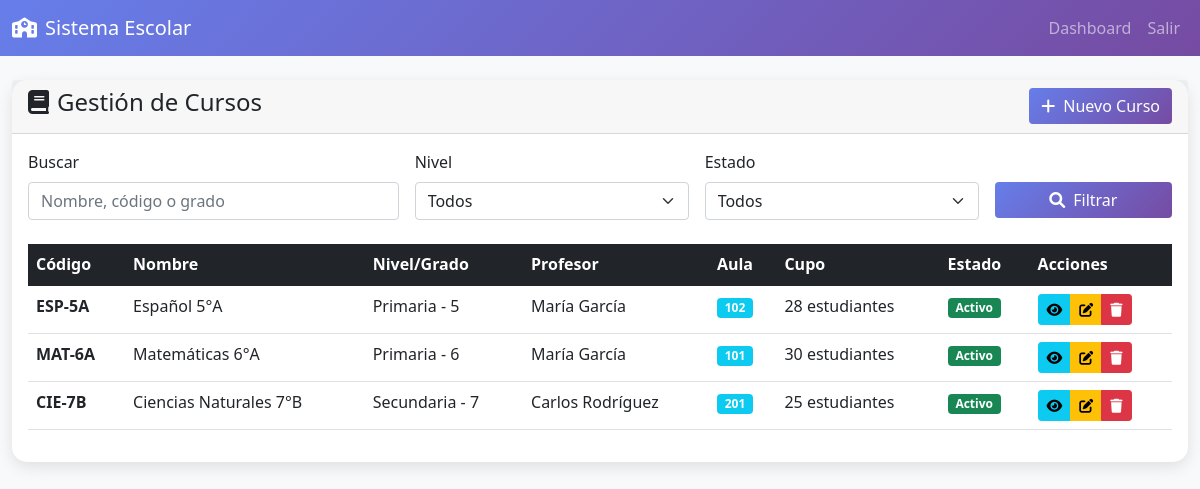
Page /cursos/index.php (signed in) on the committed database.
### tables this page shows
CREATE TABLE IF NOT EXISTS cursos (
    id_curso INT AUTO_INCREMENT PRIMARY KEY,
    codigo VARCHAR(20) UNIQUE NOT NULL,
    nombre VARCHAR(200) NOT NULL,
    descripcion TEXT,
    nivel ENUM('Preescolar', 'Primaria', 'Secundaria', 'Media') NOT NULL,
    grado VARCHAR(10) NOT NULL,
    seccion VARCHAR(10),
    horas_semanales INT DEFAULT 1,
    modalidad ENUM('Presencial', 'Virtual', 'Híbrida') DEFAULT 'Presencial',
    profesor_id VARCHAR(20),
    aula_id INT,
    estado ENUM('Activo', 'Inactivo', 'Finalizado') DEFAULT 'Activo',
    cupo_maximo INT DEFAULT 30,
    horario TEXT,
    fecha_inicio DATE,
    fecha_fin DATE,
    created_at TIMESTAMP DEFAULT CURRENT_TIMESTAMP,
    updated_at TIMESTAMP DEFAULT CURRENT_TIMESTAMP ON UPDATE CURRENT_TIMESTAMP,
    FOREIGN KEY (profesor_id) REFERENCES personal(cedula) ON DELETE SET NULL,
    FOREIGN KEY (aula_id) REFERENCES aulas(id_aula) ON DELETE SET NULL
);

CREATE TABLE IF NOT EXISTS personal (
    cedula VARCHAR(20) PRIMARY KEY,
    nombre VARCHAR(100) NOT NULL,
    apellido1 VARCHAR(100) NOT NULL,
    apellido2 VARCHAR(100),
    fecha_nacimiento DATE NOT NULL,
    genero ENUM('Masculino', 'Femenino', 'Otro') NOT NULL,
    direccion TEXT,
    telefono VARCHAR(20),
    email VARCHAR(100),
    cargo VARCHAR(100) NOT NULL,
    departamento VARCHAR(100),
    fecha_ingreso DATE DEFAULT (CURRENT_DATE),
    salario DECIMAL(10,2),
    estado ENUM('Activo', 'Inactivo', 'Licencia', 'Retirado') DEFAULT 'Activo',
    titulo_profesional VARCHAR(200),
    experiencia_anos INT DEFAULT 0,
    observaciones TEXT,
    created_at TIMESTAMP DEFAULT CURRENT_TIMESTAMP,
    updated_at TIMESTAMP DEFAULT CURRENT_TIMESTAMP ON UPDATE CURRENT_TIMESTAMP
);

CREATE TABLE IF NOT EXISTS aulas (
    id_aula INT AUTO_INCREMENT PRIMARY KEY,
    numero VARCHAR(10) UNIQUE NOT NULL,
    nombre VARCHAR(100),
    edificio VARCHAR(50),
    piso INT,
    capacidad_estudiantes INT NOT NULL,
    tipo_aula ENUM('Aula Regular', 'Laboratorio', 'Taller', 'Auditorio', 'Biblioteca', 'Gimnasio') DEFAULT 'Aula Regular',
    equipamiento TEXT,
    estado ENUM('Disponible', 'Ocupada', 'Mantenimiento', 'Fuera de Servicio') DEFAULT 'Disponible',
    observaciones TEXT,
    created_at TIMESTAMP DEFAULT CURRENT_TIMESTAMP,
    updated_at TIMESTAMP DEFAULT CURRENT_TIMESTAMP ON UPDATE CURRENT_TIMESTAMP
);

### cursos/index.php (the view, shortened to what this page needs)
<?php
$database = new Database();
$conn = $database->getConnection();
$search = $_GET['search'] ?? '';
$query = "SELECT c.*, p.nombre as profesor_nombre, p.apellido1 as profesor_apellido1, a.numero as aula_numero
          FROM cursos c
          LEFT JOIN personal p ON c.profesor_id = p.cedula
          LEFT JOIN aulas a ON c.aula_id = a.id_aula
          WHERE 1=1";
$query .= " ORDER BY c.nivel, c.grado, c.nombre";
$stmt = $conn->prepare($query);
$stmt->execute();
$cursos = $stmt->fetchAll();
?>
<!DOCTYPE html>
<html lang="es">
<head>
    <link href="https://cdn.jsdelivr.net/npm/bootstrap@5.1.3/dist/css/bootstrap.min.css" rel="stylesheet">
    <link href="https://cdnjs.cloudflare.com/ajax/libs/font-awesome/6.0.0/css/all.min.css" rel="stylesheet">
</head>
<body>
    <nav class="navbar navbar-expand-lg navbar-dark">
        <div class="container-fluid">
            <a class="navbar-brand" href="../dashboard.php">
                <i class="fas fa-school me-2"></i>Sistema Escolar
            </a>
            <div class="navbar-nav ms-auto">
                <a class="nav-link" href="../dashboard.php">Dashboard</a>
                <a class="nav-link" href="../logout.php">Salir</a>
            </div>
        </div>
    </nav>
    <div class="container-fluid mt-4">
        <div class="row">
            <div class="col-12">
                <div class="card">
                    <div class="card-header d-flex justify-content-between align-items-center">
                        <h4><i class="fas fa-book me-2"></i>Gestión de Cursos</h4>
                        <a href="nuevo.php" class="btn btn-primary">
                            <i class="fas fa-plus me-2"></i>Nuevo Curso
                        </a>
                    </div>
                    <div class="card-body">
                        <form method="GET" class="row g-3 mb-4">
                            <div class="col-md-4">
                                <label class="form-label">Buscar</label>
                                <input type="text" class="form-control" name="search"
                                       value="<?php echo htmlspecialchars($search); ?>"
                                       placeholder="Nombre, código o grado">
                            </div>
                            <div class="col-md-3">
                                <label class="form-label">Nivel</label>
                                <select class="form-select" name="nivel">
                                    <option value="">Todos</option>
                                </select>
                            </div>
                            <div class="col-md-3">
                                <label class="form-label">Estado</label>
                                <select class="form-select" name="estado">
                                    <option value="">Todos</option>
                                </select>
                            </div>
                            <div class="col-md-2">
                                <label class="form-label">&nbsp;</label>
                                <button type="submit" class="btn btn-primary d-block w-100">
                                    <i class="fas fa-search me-2"></i>Filtrar
                                </button>
                            </div>
                        </form>
                        <div class="table-responsive">
                            <table class="table table-hover">
                                <thead class="table-dark">
                                    <tr>
                                        <th>Código</th>
                                        <th>Nombre</th>
                                        <th>Nivel/Grado</th>
                                        <th>Profesor</th>
                                        <th>Aula</th>
                                        <th>Cupo</th>
                                        <th>Estado</th>
                                        <th>Acciones</th>
                                    </tr>
                                </thead>
                                <tbody>
                                    <?php foreach ($cursos as $curso): ?>
                                    <tr>
                                        <td><strong><?php echo htmlspecialchars($curso['codigo']); ?></strong></td>
                                        <td><?php echo htmlspecialchars($curso['nombre']); ?></td>
                                        <td>
                                            <?php echo $curso['nivel'] . ' - ' . $curso['grado']; ?>
                                        </td>
                                        <td>
                                            <?php if ($curso['profesor_nombre']): ?>
                                                <?php echo htmlspecialchars($curso['profesor_nombre'] . ' ' . $curso['profesor_apellido1']); ?>
                                            <?php else: ?>
                                                <span class="text-muted">Sin asignar</span>
                                            <?php endif; ?>
                                        </td>
                                        <td>
                                            <?php if ($curso['aula_numero']): ?>
                                                <span class="badge bg-info"><?php echo $curso['aula_numero']; ?></span>
                                            <?php else: ?>
                                                <span class="text-muted">Sin asignar</span>
                                            <?php endif; ?>
                                        </td>
                                        <td><?php echo $curso['cupo_maximo']; ?> estudiantes</td>
                                        <td>
                                            <span class="badge bg-<?php
                                                echo $curso['estado'] == 'Activo' ? 'success' :
                                                    ($curso['estado'] == 'Finalizado' ? 'primary' : 'secondary');
                                            ?>">
                                                <?php echo $curso['estado']; ?>
                                            </span>
                                        </td>
                                        <td>
                                            <div class="btn-group btn-group-sm">
                                                <a href="ver.php?codigo=<?php echo $curso['codigo']; ?>"
                                                   class="btn btn-info" title="Ver">
                                                    <i class="fas fa-eye"></i>
                                                </a>
                                                <a href="editar.php?codigo=<?php echo $curso['codigo']; ?>"
                                                   class="btn btn-warning" title="Editar">
                                                    <i class="fas fa-edit"></i>
                                                </a>
                                                <a href="?delete=<?php echo $curso['codigo']; ?>"
                                                   class="btn btn-danger" title="Eliminar"
                                                   onclick="return confirm('¿Está seguro de eliminar este curso?')">
                                                    <i class="fas fa-trash"></i>
                                                </a>
                                            </div>
                                        </td>
                                    </tr>
                                    <?php endforeach; ?>
                                </tbody>
                            </table>
                        </div>
                    </div>
                </div>
            </div>
        </div>
    </div>
</body>
</html>

### cursos/index.php (style rules this page uses)
body { background-color: #f8f9fa; }
.navbar { background: linear-gradient(135deg, #667eea 0%, #764ba2 100%); }
.card { border: none; border-radius: 15px; box-shadow: 0 5px 15px rgba(0,0,0,0.1); }
.btn-primary { background: linear-gradient(135deg, #667eea 0%, #764ba2 100%); border: none; }

### rows in the picture
cursos: codigo "ESP-5A", nombre "Español 5°A", nivel "Primaria", grado "5", profesor.apellido1 "María García", aula.numero "102", cupo_maximo "28", estado "Activo"
cursos: codigo "MAT-6A", nombre "Matemáticas 6°A", nivel "Primaria", grado "6", profesor.apellido1 "María García", aula.numero "101", cupo_maximo "30", estado "Activo"
cursos: codigo "CIE-7B", nombre "Ciencias Naturales 7°B", nivel "Secundaria", grado "7", profesor.apellido1 "Carlos Rodríguez", aula.numero "201", cupo_maximo "25", estado "Activo"
